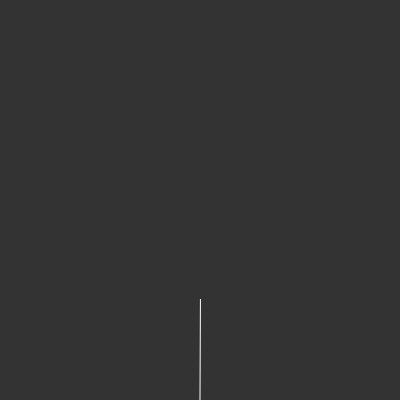
Frame 1 (no input)
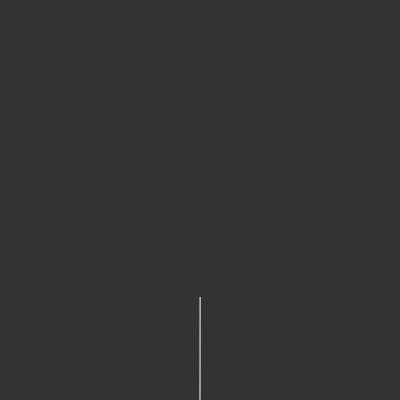
Frame 60 (no input)
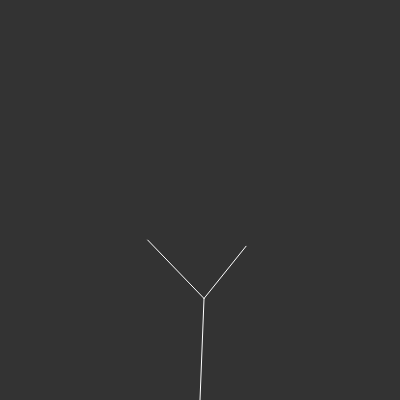
Frame 120 (the mouse pressed at the canvas centre since frame 60)

The p5.js sketch that drew these frames (run headless with seeded random() and noise() and a simulated clock; from frame 60 on, the mouse is pressed at the canvas centre):

// p5.js sketch
// ── sketch.js
let tree = [];

function setup() {
  createCanvas(400, 400);
  let begin = createVector(width/2, height);
  let end = createVector(width/2, height-100);
  let root = new Branch(begin, end);
  tree.push(root);
}

function draw() {
  background(51);
  for (let i = 0; i < tree.length; i++) {
    tree[i].jitter();
    tree[i].show();
  }
}

function mousePressed() {
  for (let i = tree.length-1; i >= 0; i--) {
    if (!tree[i].finished) {
      let branches = tree[i].newBranches();
      tree.push(branches.left);
      tree.push(branches.right);
      tree[i].finished = true;
    }
  }
}

// ── branch.js
class Branch {
  constructor(begin, end) {
    this.begin = begin;
    this.end = end;
    this.finished = false;
  }

  show() {
    stroke(255);
    line(this.begin.x, this.begin.y, this.end.x, this.end.y);
  }

  jitter() {
    this.end.x += random(-1, 1);
    this.end.y += random(-1, 1);
  }

  newBranches(jitter = false) {
    let dir = p5.Vector.sub(this.end, this.begin).mult(3/4)
    let right = p5.Vector.add(this.end, dir.rotate(PI/4));
    let left = p5.Vector.add(this.end, dir.rotate(-PI/2));
    this.finished = true;
    return {
      right: new Branch(this.end, right),
      left: new Branch(this.end, left),
    };
  }
}

// ── leave.js
class Leave {
  constructor(pos) {
    this.pos = pos;
    this.acc = createVector();
    this.vel = createVector();
  }

  show() {
    fill(255, 0, 100);
    ellipse(lthis.pos.x, this.pos.y, 8, 8);
  }
}
